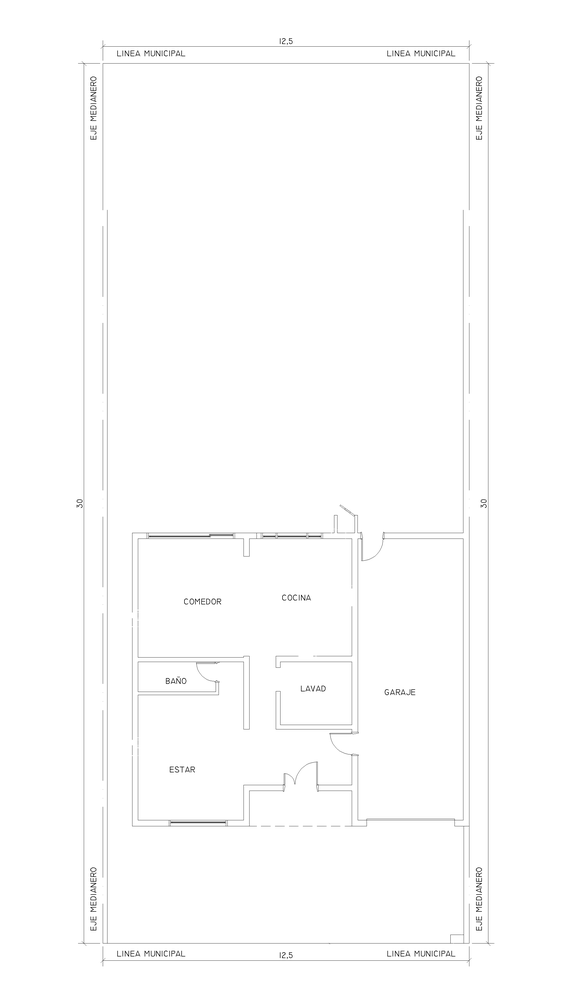
#> input picture backend/src/imagen_salida/paredes.png, 562 x 1000 px, shrunk from 2160 x 3840 before the run, found by its file name
$ python 5_0_1_detectar_medidor.py
#> lines starting #> are read from the running program, lines starting #| are printed output that depends on the picture; after the words box and inside, x2 and y2 are one past the last pixel; in counts of white or black regions, pixels touching at a corner belong together
#> further down, image is the input picture: shape (1000, 562, 3); min 21, max 255, mean 253
import cv2
import numpy as np
import os

def encontrar_medidor_por_ubicacion_fija(image, ancho_medidor=0.40, alto_medidor=0.30, resolucion=15.65, tolerancia=20):
    # Proporción en píxeles para la escala del plano
#> called with ancho_medidor = 0.4, alto_medidor = 0.3, resolucion = 15.65, tolerancia = 20
    height, width, _ = image.shape
#> height = 1000; width = 562
    metros_a_pixeles = width / resolucion  # Resolución horizontal (metros en la parte inferior)
#> metros_a_pixeles = 35.91

    # Dimensiones del medidor en píxeles
    ancho_medidor_px = int(ancho_medidor * metros_a_pixeles)
#> ancho_medidor_px = 14
    alto_medidor_px = int(alto_medidor * metros_a_pixeles)
#> alto_medidor_px = 10

    # Limitar la búsqueda a la parte más inferior del plano (últimos 10% de la imagen)
    y_inferior = int(height * 0.90)
#> y_inferior = 900
    sub_image = image[y_inferior:, :]
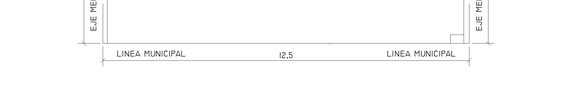
#> sub_image: shape (100, 562, 3); min 21, max 255, mean 252.2

    # Convertir la imagen a escala de grises y aplicar detección de bordes
    gray = cv2.cvtColor(sub_image, cv2.COLOR_BGR2GRAY)
    edged = cv2.Canny(gray, 50, 150)
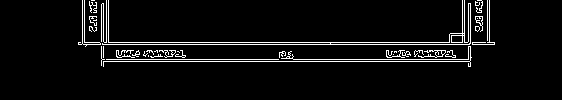
#> edged: shape (100, 562); 5% white in thin lines or dots, all inside (x1, y1, x2, y2) = (78, 0, 495, 67)

    # Encontrar contornos
    contours, _ = cv2.findContours(edged, cv2.RETR_TREE, cv2.CHAIN_APPROX_SIMPLE)
#> contours = 49 contours, 42 with area under 20; largest, box (x1, y1, x2, y2) and area: (102, 0, 471, 45) 497, (330, 3, 471, 45) 406, (451, 35, 463, 43) 75, (418, 50, 446, 58) 55, (475, 16, 483, 32) 46, (475, 16, 483, 26) 40, (435, 50, 443, 57) 31

    # Buscar el primer rectángulo desde la esquina inferior izquierda que coincida con las dimensiones del medidor
    for contour in contours:
        x, y, w, h = cv2.boundingRect(contour)
        # Comprobamos si las dimensiones coinciden con las del medidor (aumentamos la tolerancia)
        if (ancho_medidor_px - tolerancia) <= w <= (ancho_medidor_px + tolerancia) and (alto_medidor_px - tolerancia) <= h <= (alto_medidor_px + tolerancia):
            # Coordenada absoluta en la imagen completa
            x_abs = x
            y_abs = y + y_inferior

            # Crear una nueva imagen que contenga solo el medidor
            medidor_sin_fondo = np.zeros_like(image)
            medidor_sin_fondo[y_abs:y_abs+h, x_abs:x_abs+w] = image[y_abs:y_abs+h, x_abs:x_abs+w]

            # Guardar la imagen del medidor sin fondo
            cv2.imwrite('/home/Maia/planeargas/backend/src/detecciones/medidor_sin_fondo.png', medidor_sin_fondo)

            # Retornar las coordenadas y dimensiones del medidor
            return (x_abs, y_abs, w, h)
#> this loop made 2 passes
#> (contour, x, y, w, h, x_abs, y_abs) on pass 2: ([[148, 55], [148, 56]], 148, 55, 1, 2, 148, 955)
#> (contour, x, y, w, h) on pass 1: ([[106, 59], [278, 59]], 106, 59, 173, 1)

    return None  # Si no se encuentra el medidor

def guardar_ubicacion_txt(x_abs, y_abs, w, h, output_txt_path):
    # Crear el archivo de texto con las coordenadas del medidor
    with open(output_txt_path, 'w') as file:
        file.write(f"Coordenadas del medidor de gas:\n")
        file.write(f"Posición X: {x_abs} píxeles\n")
        file.write(f"Posición Y: {y_abs} píxeles\n")
        file.write(f"Ancho del medidor: {w} píxeles\n")
        file.write(f"Alto del medidor: {h} píxeles\n")
    print(f"Ubicación guardada en {output_txt_path}")

# Verificar si la imagen se carga correctamente
image_path = '/home/Maia/planeargas/backend/src/imagen_salida/paredes.png'
if os.path.exists(image_path):
    image = cv2.imread(image_path)
    if image is None:
        print(f"Error: No se pudo cargar la imagen en {image_path}. Verifica el archivo y la ruta.")
    else:
        # Ejecutar la función para encontrar el medidor por ubicación fija
        medidor_coordenadas = encontrar_medidor_por_ubicacion_fija(image)
#> medidor_coordenadas = (148, 955, 1, 2)

        if medidor_coordenadas:
            x_abs, y_abs, w, h = medidor_coordenadas
#> x_abs = 148; y_abs = 955; w = 1; h = 2
            print(f"Medidor encontrado en las coordenadas (x, y): ({x_abs}, {y_abs}) con ancho: {w} y alto: {h} píxeles")
#| Medidor encontrado en las coordenadas (x, y): (148, 955) con ancho: 1 y alto: 2 píxeles

            # Guardar las coordenadas en un archivo de texto
            output_txt_path = '/home/Maia/planeargas/backend/src/detecciones/ubicacion_medidor.txt'
            guardar_ubicacion_txt(x_abs, y_abs, w, h, output_txt_path)
        else:
            print("Medidor no encontrado")
else:
    print(f"Error: La ruta {image_path} no existe. Verifica si el archivo está en la ubicación correcta.")
